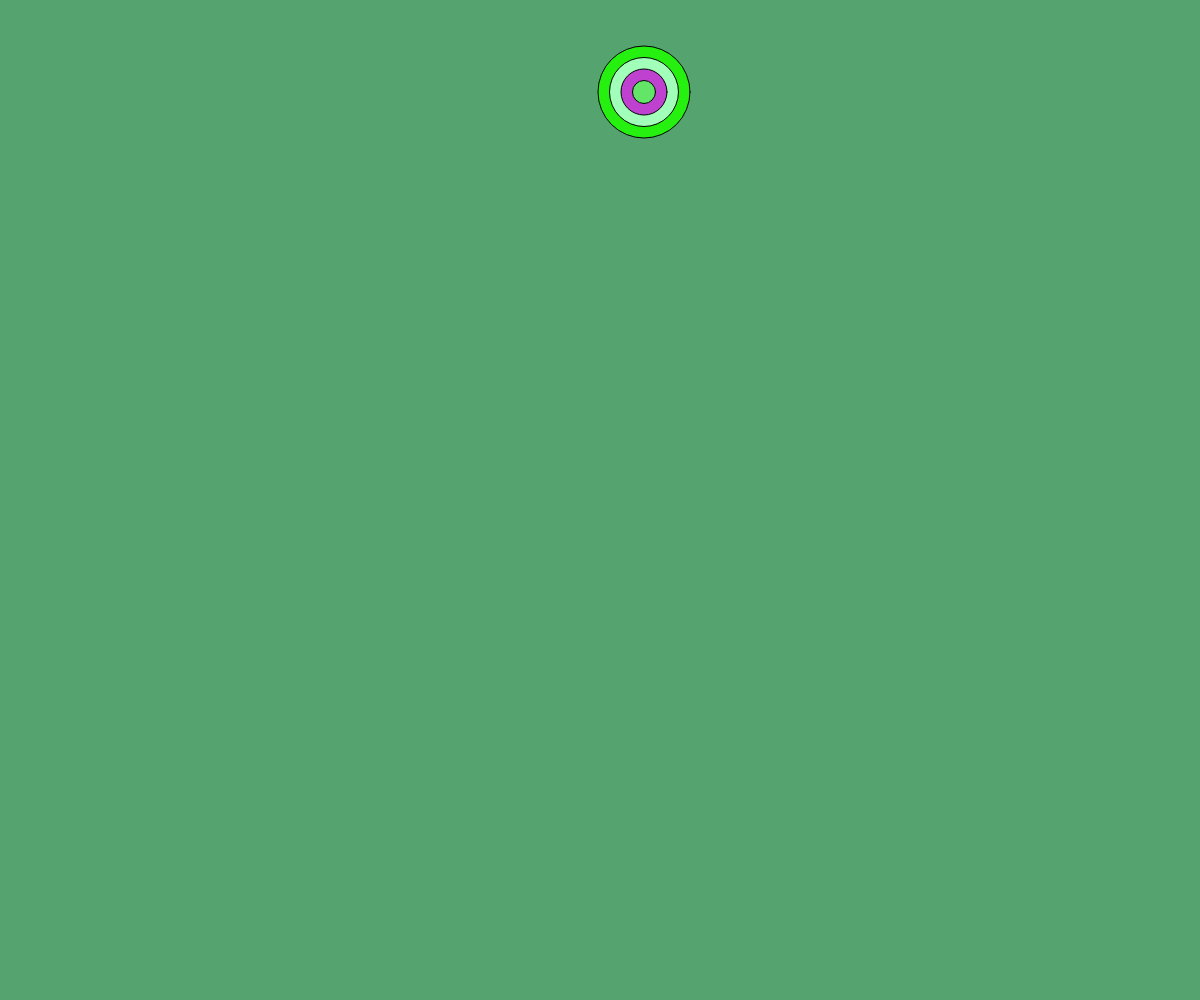
Frame 1 (no input)
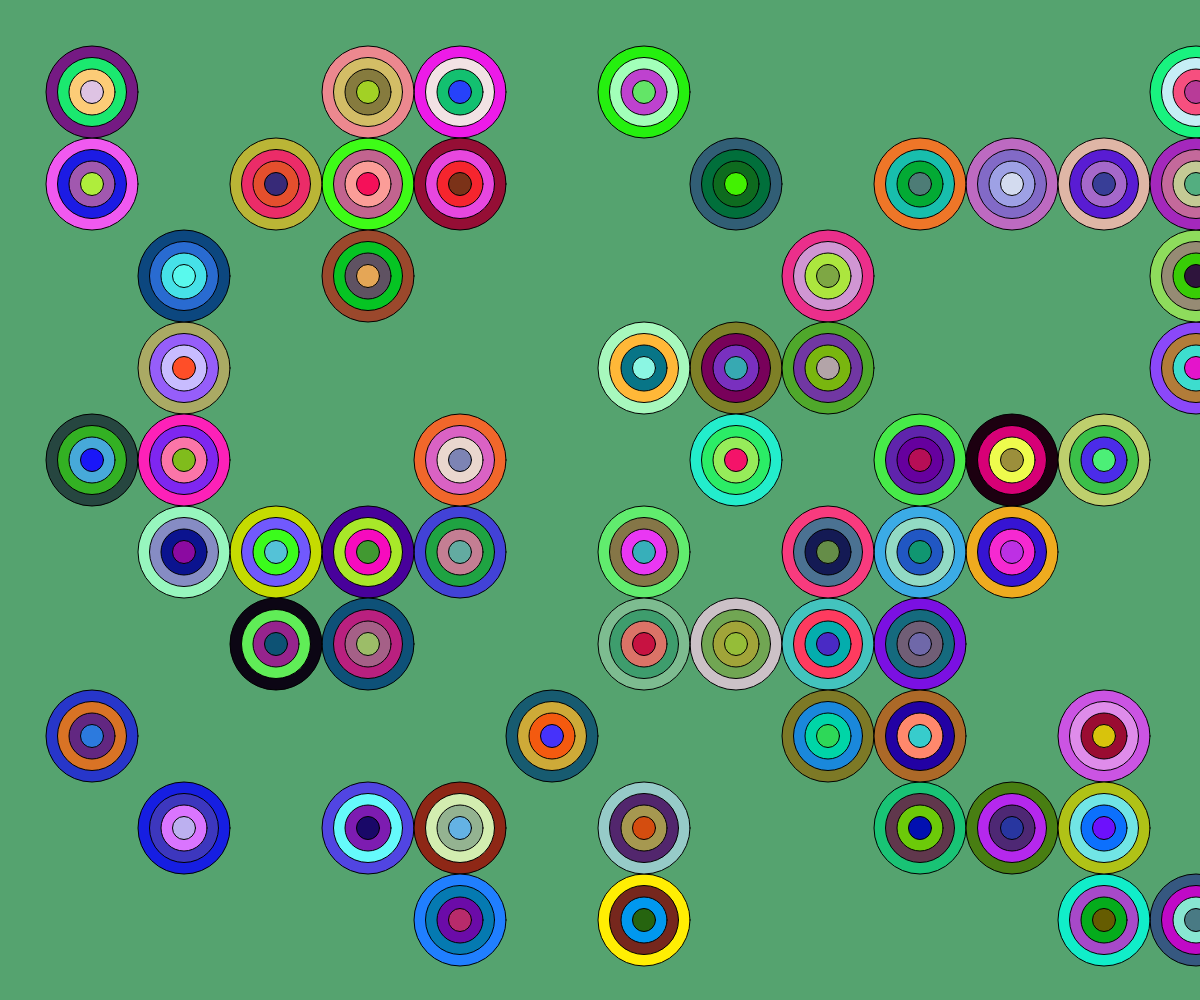
Frame 60 (no input)
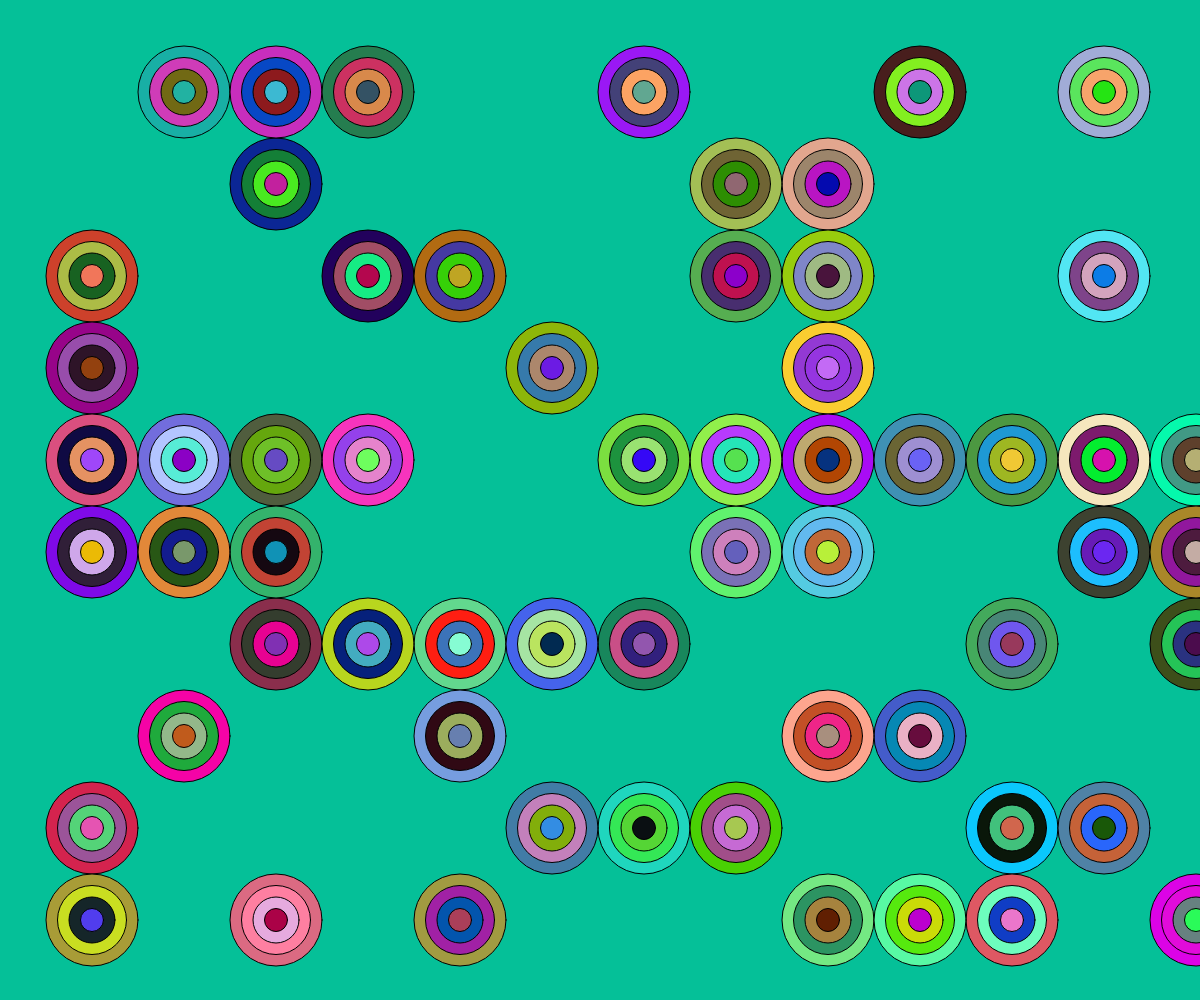
Frame 120 (the mouse pressed at the canvas centre since frame 60)

The p5.js sketch that drew these frames (run headless with seeded random() and noise() and a simulated clock; from frame 60 on, the mouse is pressed at the canvas centre):

// p5.js sketch
// ── sketch.js
// https://editor.p5js.org/jht9629-nyu/sketches/pW2RT5UHy
// shapes random array circle v20
let n, i, arr;
function setup() {
  createCanvas(windowWidth, windowHeight);
  init_page();
  // frameRate(1);
}
function init_vars() {
  let p = 13;
  w = Math.round(width / p);
  // h = Math.round(height / p);
  h = w;
  mwidth = width - w;
  mheight = height - h;
  // nx = Math.round(mwidth / w);
  // ny = Math.round(mheight / h);
  // n = (nx + 1) * (ny + 1);
  i = 0;
  arr = [];
  for (let y = 0; y < mheight; y += h) {
    for (let x = 0; x < mwidth; x += w) {
      arr.push([x, y]);
    }
  }
  shuffle(arr, true);
}
function draw() {
  // let x = Math.round(random(mwidth / w)) * w;
  // let y = Math.round(random(mheight / h)) * h;
  // check here to see last entry
  if (i >= arr.length) {
    //i = 0;
    init_page();
    return;
  }
  let [x, y] = arr[i];
  draw_bullseye(w + x, h + y, w, h);
  i = i + 1;
  // if (i >= arr.length) {
  //   i = 0;
  //   init_page();
  // }
}
function draw_bullseye(x, y, w, h) {
  fill(random(255), random(255), random(255));
  ellipse(x, y, w, h);
  fill(random(255), random(255), random(255));
  ellipse(x, y, w * 0.75, h * 0.75);
  fill(random(255), random(255), random(255));
  ellipse(x, y, w * 0.5, h * 0.5);
  fill(random(255), random(255), random(255));
  ellipse(x, y, w * 0.25, h * 0.25);
}
function init_page() {
  init_vars()
  background(random(255), random(255), random(255));
}
function mousePressed() {
  init_page();
}
function windowResized() {
  resizeCanvas(windowWidth, windowHeight);
  init_page();
}

// https://editor.p5js.org/jht9629-nyu/sketches/KpCniSa1w
// shapes random frameRate v15

// https://editor.p5js.org/jht9629-nyu/sketches/GzlO70dCj
// shapes random array v17
